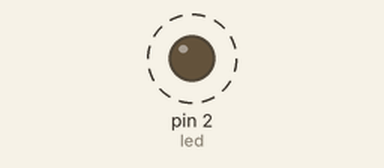
Recording of a program running on a simulated MicroPython board. Shown: output pins drawn as LEDs (lit = HIGH). Dashed ring = blinking. What the program prints to the serial console is not drawn.

Above: at 0.2 s.
Timing chart, 0 to 3.0 s (numbered marks = the images above):
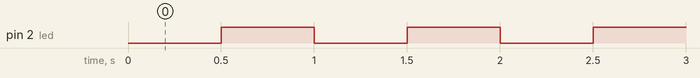

The program:

main.py
```python
import uasyncio as asyncio
from machine import Pin


async def drive_local_led():
    led = Pin(2, Pin.OUT)
    on = True
    while True:
        if on:
            led.off()
        else:
            led.on()
        on = not on
        await asyncio.sleep(0.5)


async def fast_tics_to_console():
    while True:
        await asyncio.sleep(0.05)
        print('tick')


async def main():
    print('Zaczynamy pracę...')
    asyncio.create_task(fast_tics_to_console())  # just a task
    asyncio.run(drive_local_led())  # run until complete


asyncio.run(main())
```

Measured:
- by itself, pin 2 (led): alternates HIGH for 0.50 s and LOW for 0.50 s
